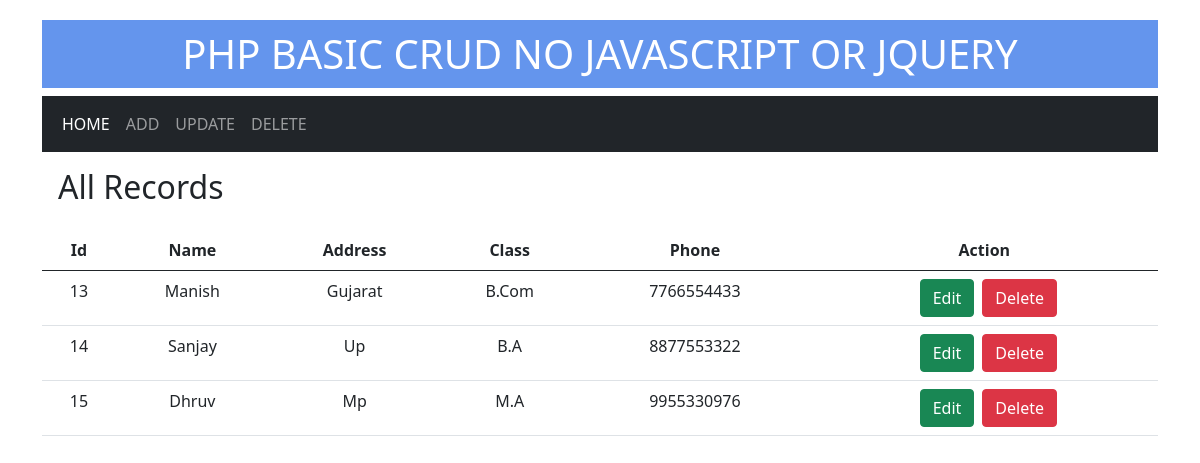
The page / on the database its author committed.
### tables this page shows
CREATE TABLE `students` (
  `sid` int(5) NOT NULL,
  `sname` varchar(100) NOT NULL,
  `saddress` varchar(100) NOT NULL,
  `sclass` int(5) NOT NULL,
  `sphone` varchar(10) NOT NULL
);

CREATE TABLE `student_class` (
  `cid` int(11) NOT NULL,
  `cname` varchar(100) NOT NULL
);

### index.php (the view, shortened to what this page needs)
<?php include "part.php"; ?>
        <h2 class="text-capitalize p-3">all records</h2>
        <table class="table text-center table-hover text-capitalize">
            <thead>
                <tr>
                    <th>id</th>
                    <th>name</th>
                    <th>address</th>
                    <th>class</th>
                    <th>phone</th>
                    <th>action</th>
                </tr>
            </thead>
            <tbody>
            <?php
                $conn = mysqli_connect("localhost","root","","basic_crud");
                if($err = mysqli_connect_error()){
                    die($err);
                }else{
                    $sql = "SELECT * FROM students s JOIN student_class sc ON s.sclass = sc.cid";
                    $result = mysqli_query($conn,$sql);
                    if($err = mysqli_error($conn)){
                        die($err);
                    }else{
                        if(mysqli_num_rows($result) > 0){
                            while($rows = mysqli_fetch_assoc($result)){
                                echo "<tr>
                                <td>{$rows['sid']}</td>
                                <td>{$rows['sname']}</td>
                                <td>{$rows['saddress']}</td>
                                <td>{$rows['cname']}</td>
                                <td>{$rows['sphone']}</td>
                                <td><a href='update.php?sid={$rows['sid']}' class='btn btn-success mx-2 text-capitalize'>edit</a><a href='delete.php?sid={$rows['sid']}' class='btn btn-danger text-capitalize'>delete</a></td>
                            </tr>";
                            }
                        }else{
                            echo "<tr><td colspan='6'>no records found.</td></tr>";
                        }
                    }
                }
            ?>
            </tbody>
        </table>
    </div>
</body>
</html>

### part.php (shortened to what this page needs)
<!DOCTYPE html>
<html lang="en">
<head>
    <link href="https://cdn.jsdelivr.net/npm/bootstrap@5.0.2/dist/css/bootstrap.min.css" rel="stylesheet">
    <link rel="stylesheet" href="css_js/color.css">
</head>
<body>
    <div class="container box">
        <h1>php basic crud No javascript or jquery</h1>
        <nav class="navbar navbar-dark bg-dark navbar-expand-sm">
            <div class="container-fluid">
                <ul class="navbar-nav">
                <?php
                    $bname = basename($_SERVER['PHP_SELF']);
                    $arr = [
                        "index.php" => "home",
                        "add.php" => "add",
                        "update.php" => "update",
                        "delete.php" => "delete"
                    ];
                    foreach($arr as $key => $val){
                        $active = ($bname == $key) ? "active" : "";
                        echo "<li class='nav-item text-uppercase'>
                        <a class='nav-link $active' href='$key'>$val</a>
                    </li>";
                    }
                ?>
                </ul>
            </div>
        </nav>

### css_js/color.css (style rules this page uses)
.box { margin-top: 20px; }
.box h1 { text-align: center; text-transform: uppercase; background-color: cornflowerblue; color: white; padding: 10px; }

### rows shown on the page
students: sid "13", sname "Manish", saddress "Gujarat", student_class.cname "B.com", sphone "7766554433"
students: sid "14", sname "Sanjay", saddress "Up", student_class.cname "B.a", sphone "8877553322"
students: sid "15", sname "Dhruv", saddress "Mp", student_class.cname "M.a", sphone "9955330976"

### other values the page prints
$val "HOME"
$val "ADD"
$val "UPDATE"
$val "DELETE"
